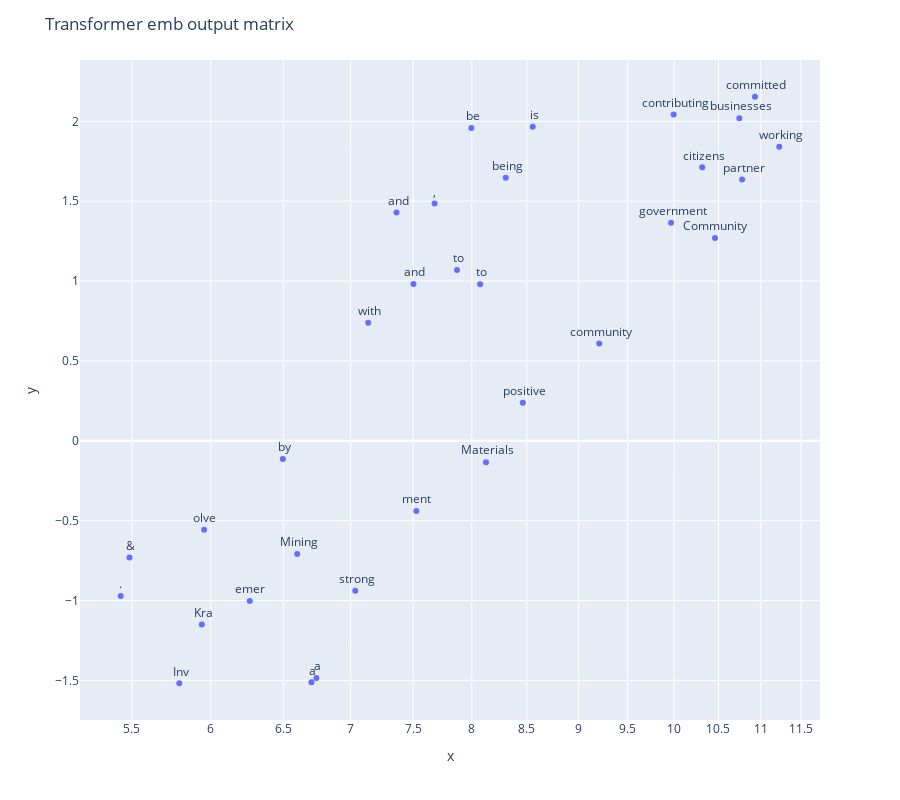

Write notebook code for a chart like this one.
### Code cell
fc = model.fc.cpu()
logits = fc(attention)

plot_embedding(logits.detach(), tokens, title="Transformer emb output matrix")

### Figure 1 — Plotly figure (JSON) as saved in the notebook; plotly's stock layout.template omitted (floating-point values rounded to 4 significant figures)
{"data": [{"hovertemplate": "x=%{x}<br>y=%{y}<br>text=%{text}<extra></extra>", "legendgroup": "", "marker": {"color": "#636efa", "symbol": "circle"}, "mode": "markers+text", "name": "", "orientation": "v", "showlegend": false, "text": ["Community", " Inv", "olve", "ment", ".", " Kra", "emer", " Mining", " &", " Materials", " is", " committed", " to", " being", " a", " strong", " community", " partner", " by", " working", " with", " citizens", ",", " businesses", " and", " government", " to", " be", " a", " positive", " and", " contributing"], "textposition": "top center", "type": "scatter", "x": [10.46, 5.796, 5.956, 7.526, 5.433, 5.941, 6.263, 6.6, 5.486, 8.127, 8.556, 10.93, 7.871, 8.306, 6.704, 7.036, 9.207, 10.78, 6.496, 11.23, 7.137, 10.31, 7.679, 10.74, 7.502, 9.966, 8.074, 7.996, 6.741, 8.463, 7.363, 9.994], "xaxis": "x", "y": [1.27, -1.518, -0.5575, -0.4394, -0.9716, -1.15, -1.002, -0.7084, -0.7301, -0.1336, 1.967, 2.154, 1.069, 1.647, -1.512, -0.9393, 0.6093, 1.636, -0.1132, 1.841, 0.739, 1.712, 1.486, 2.02, 0.9823, 1.365, 0.9806, 1.958, -1.485, 0.2386, 1.429, 2.044], "yaxis": "y"}], "layout": {"height": 800, "legend": {"tracegroupgap": 0}, "margin": {"t": 60}, "title": {"text": "Transformer emb output matrix"}, "xaxis": {"anchor": "y", "domain": [0, 1], "title": {"text": "x"}, "type": "log"}, "yaxis": {"anchor": "x", "domain": [0, 1], "title": {"text": "y"}}}}
